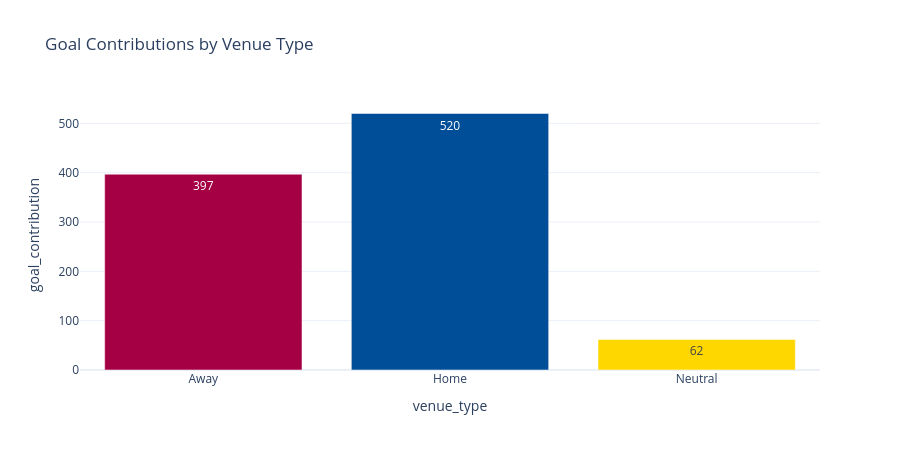

The notebook cell saved with this chart:
### Code cell
venue_stats = df_clean.groupby('venue_type').agg({
    'goals': 'sum',
    'assists': 'sum',
    'goal_contribution': 'sum',
    'date': 'count'
}).rename(columns={'date': 'matches'}).reset_index()

venue_stats['G+A per Match'] = (venue_stats['goal_contribution'] / venue_stats['matches']).round(2)

fig = px.bar(
    venue_stats,
    x='venue_type',
    y='goal_contribution',
    color='venue_type',
    title='Goal Contributions by Venue Type',
    text='goal_contribution',
    color_discrete_sequence=['#A50044', '#004D98', '#FFD700']
)

fig.update_layout(template='plotly_white', height=450, showlegend=False)
fig.show()

print("\nDetail Venue Performance:")
print(venue_stats)

### Figure 1 — Plotly figure (JSON) as saved in the notebook; plotly's stock layout.template omitted (floating-point values rounded to 4 significant figures)
{"data": [{"hovertemplate": "venue_type=%{x}<br>goal_contribution=%{text}<extra></extra>", "legendgroup": "Away", "marker": {"color": "#A50044", "pattern": {"shape": ""}}, "name": "Away", "orientation": "v", "showlegend": true, "text": [397.0], "textposition": "auto", "type": "bar", "x": ["Away"], "xaxis": "x", "y": [397], "yaxis": "y"}, {"hovertemplate": "venue_type=%{x}<br>goal_contribution=%{text}<extra></extra>", "legendgroup": "Home", "marker": {"color": "#004D98", "pattern": {"shape": ""}}, "name": "Home", "orientation": "v", "showlegend": true, "text": [520.0], "textposition": "auto", "type": "bar", "x": ["Home"], "xaxis": "x", "y": [520], "yaxis": "y"}, {"hovertemplate": "venue_type=%{x}<br>goal_contribution=%{text}<extra></extra>", "legendgroup": "Neutral", "marker": {"color": "#FFD700", "pattern": {"shape": ""}}, "name": "Neutral", "orientation": "v", "showlegend": true, "text": [62.0], "textposition": "auto", "type": "bar", "x": ["Neutral"], "xaxis": "x", "y": [62], "yaxis": "y"}], "layout": {"barmode": "relative", "height": 450, "legend": {"title": {"text": "venue_type"}, "tracegroupgap": 0}, "showlegend": false, "title": {"text": "Goal Contributions by Venue Type"}, "xaxis": {"anchor": "y", "categoryarray": ["Away", "Home", "Neutral"], "categoryorder": "array", "domain": [0, 1], "title": {"text": "venue_type"}}, "yaxis": {"anchor": "x", "domain": [0, 1], "title": {"text": "goal_contribution"}}}}
